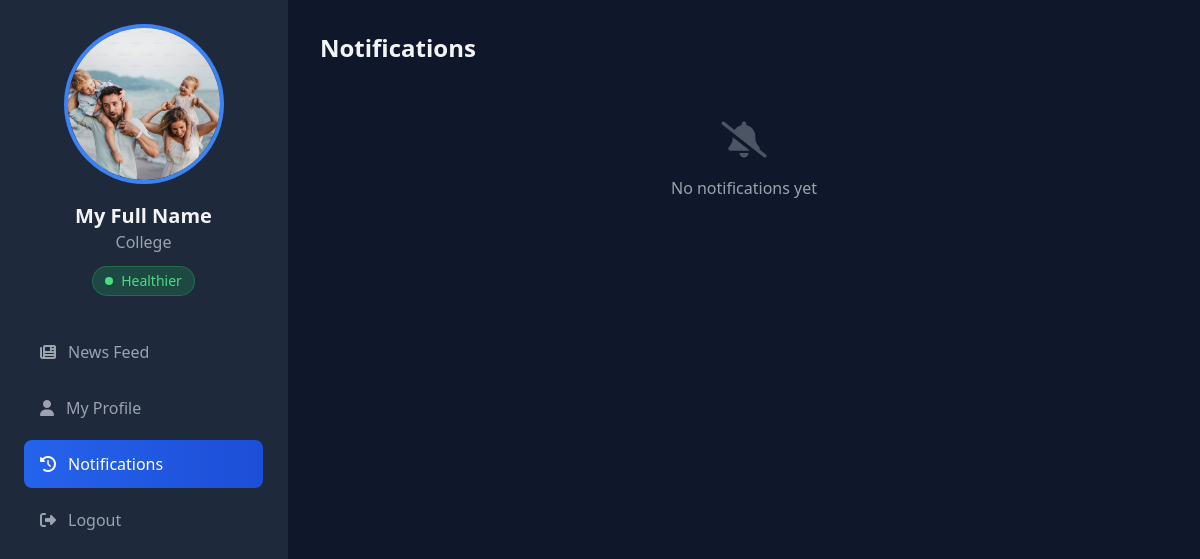
The app's page /dist/student/health-history.php (signed in), older data.
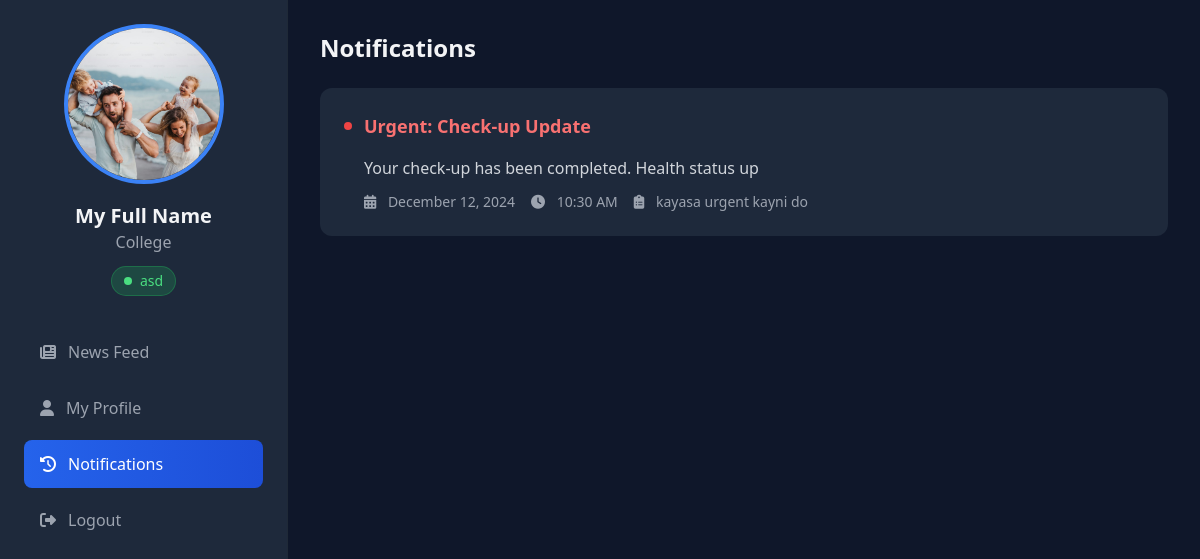
The same page, newer data.
### tables this page shows
CREATE TABLE `user` (
  `u_id` int(11) NOT NULL,
  `u_fn` varchar(50) NOT NULL,
  `u_email` varchar(50) NOT NULL,
  `u_bt` enum('A+','A-','B+','B-','AB+','AB-','O+','O-') NOT NULL,
  `u_password` varchar(150) NOT NULL,
  `u_type` enum('student','doctor') NOT NULL,
  `u_grade` varchar(50) NOT NULL,
  `u_hs` varchar(50) NOT NULL,
  `u_h` varchar(50) NOT NULL,
  `u_gender` enum('male','female','others') NOT NULL,
  `u_allergy` varchar(50) NOT NULL,
  `u_age` int(50) NOT NULL,
  `u_pc` varchar(50) NOT NULL,
  `u_sc` varchar(50) NOT NULL,
  `u_pcn` varchar(50) NOT NULL,
  `u_scn` varchar(50) NOT NULL,
  `u_image` varchar(50) NOT NULL
);

CREATE TABLE `notification` (
  `n_id` int(11) NOT NULL,
  `u_id` int(11) NOT NULL,
  `n_schedName` varchar(50) NOT NULL,
  `c_rc` int(11) NOT NULL,
  `n_type` enum('urgent','regular') NOT NULL,
  `created_at` timestamp(6) NOT NULL DEFAULT current_timestamp(6) ON UPDATE current_timestamp(6)
);

CREATE TABLE `check_up` (
  `u_id` int(50) NOT NULL,
  `c_pd` date NOT NULL,
  `c_pt` varchar(50) NOT NULL,
  `c_rc` varchar(50) NOT NULL,
  `c_urgent` enum('urgent','unurgent') NOT NULL,
  `c_lc` date NOT NULL,
  `c_nc` date NOT NULL,
  `c_id` int(11) NOT NULL,
  `c_status` enum('completed','pending') NOT NULL
);

### dist/student/health-history.php (the view, shortened to what the changed rows need)
<?php
$conn = new mysqli('localhost', 'root', '', 'clinic_db');
$user_id = $_SESSION['user_id'];
$notifications_query = "SELECT n.*, c.c_pd, c.c_pt, c.c_rc, c.c_urgent as n_type, c.c_status
                       FROM notification n
                       JOIN check_up c ON n.c_rc = c.c_id
                       WHERE n.u_id = ?
                       ORDER BY n.created_at DESC";
$stmt = $conn->prepare($notifications_query);
$stmt->bind_param("i", $user_id);
$stmt->execute();
$notifications_result = $stmt->get_result();
$user_stmt = $conn->prepare("SELECT u_fn, u_grade, u_hs, u_image FROM user WHERE u_id = ?");
$user_stmt->bind_param("i", $user_id);
$user_stmt->execute();
$user_data = $user_stmt->get_result()->fetch_assoc();
?>
<!DOCTYPE html>
<html lang="en">
<head>
    <script src="https://cdn.tailwindcss.com"></script>
    <link rel="stylesheet" href="https://cdnjs.cloudflare.com/ajax/libs/font-awesome/6.4.2/css/all.min.css">
</head>
<body class="bg-dark-200 text-gray-100">
    <div class="flex min-h-screen">
        <aside class="w-72 bg-dark-100 border-r border-gray-800 fixed h-full">
            <div class="p-6">
                <div class="text-center mb-8">
                    <div class="relative inline-block">
                        <img src="<?php echo !empty($user_data['u_image']) ? htmlspecialchars($user_data['u_image']) : '/uploads/profiles/default.jpg'; ?>"
                            class="w-40 h-40 rounded-full object-cover border-4 border-blue-500">
                    </div>
                    <h4 class="text-xl font-bold mt-3">
                        <?php echo htmlspecialchars($user_data['u_fn']); ?>
                    </h4>
                    <p class="text-gray-400">
                        <?php echo htmlspecialchars($user_data['u_grade']); ?>
                    </p>
                    <div class="mt-3 inline-flex items-center px-3 py-1 rounded-full text-sm font-medium bg-green-500/20 text-green-400 border border-green-500/30">
                        <span class="w-2 h-2 mr-2 rounded-full bg-green-400"></span>
                        <?php echo htmlspecialchars($user_data['u_hs']); ?>
                    </div>
                </div>
            </div>
        </aside>
        <main class="flex-1 ml-72">
            <div class="p-8">
                <h1 class="text-2xl font-bold mb-6">Notifications</h1>
                <div class="space-y-4">
                    <?php while ($notification = $notifications_result->fetch_assoc()): ?>
                        <div class="bg-dark-100 rounded-xl p-6 hover:bg-dark-400 transition-all duration-300">
                            <div class="flex items-center justify-between mb-4">
                                <div class="flex items-center space-x-3">
                                    <?php if ($notification['n_type'] == 'urgent'): ?>
                                        <span class="w-2 h-2 bg-red-500 rounded-full"></span>
                                        <h3 class="text-lg font-semibold text-red-400">Urgent: Check-up Update</h3>
                                    <?php else: ?>
                                        <span class="w-2 h-2 bg-blue-500 rounded-full"></span>
                                        <h3 class="text-lg font-semibold">Check-up Update</h3>
                                    <?php endif; ?>
                                </div>
                            </div>
                            <div class="ml-5">
                                <p class="text-gray-300 mb-3"><?php echo htmlspecialchars($notification['n_schedName']); ?></p>
                                <div class="flex flex-wrap gap-4 text-sm text-gray-400">
                                    <span>
                                        <i class="fas fa-calendar-alt mr-2"></i>
                                        <?php echo date('F j, Y', strtotime($notification['c_pd'])); ?>
                                    </span>
                                    <span>
                                        <i class="fas fa-clock mr-2"></i>
                                        <?php echo date('g:i A', strtotime($notification['c_pt'])); ?>
                                    </span>
                                    <span>
                                        <i class="fas fa-clipboard-list mr-2"></i>
                                        <?php echo htmlspecialchars($notification['c_rc']); ?>
                                    </span>
                                </div>
                            </div>
                        </div>
                    <?php endwhile; ?>
                    <?php if ($notifications_result->num_rows === 0): ?>
                        <div class="text-center py-8">
                            <i class="fas fa-bell-slash text-4xl text-gray-600 mb-4"></i>
                            <p class="text-gray-400">No notifications yet</p>
                        </div>
                    <?php endif; ?>
                </div>
            </div>
        </main>
    </div>
</body>
</html>

Row changes from the older to the newer data that the page shows:
changed user "My Full Name": u_hs "Healthier" → "asd"
added notification: n_schedName "Your check-up has been completed. Health status up", check_up.c_pd "December 12, 2024", check_up.c_pt "10:30 AM", check_up.c_rc "kayasa urgent kayni do"
Text that changed along with them:
text no longer shown: "No notifications yet"
